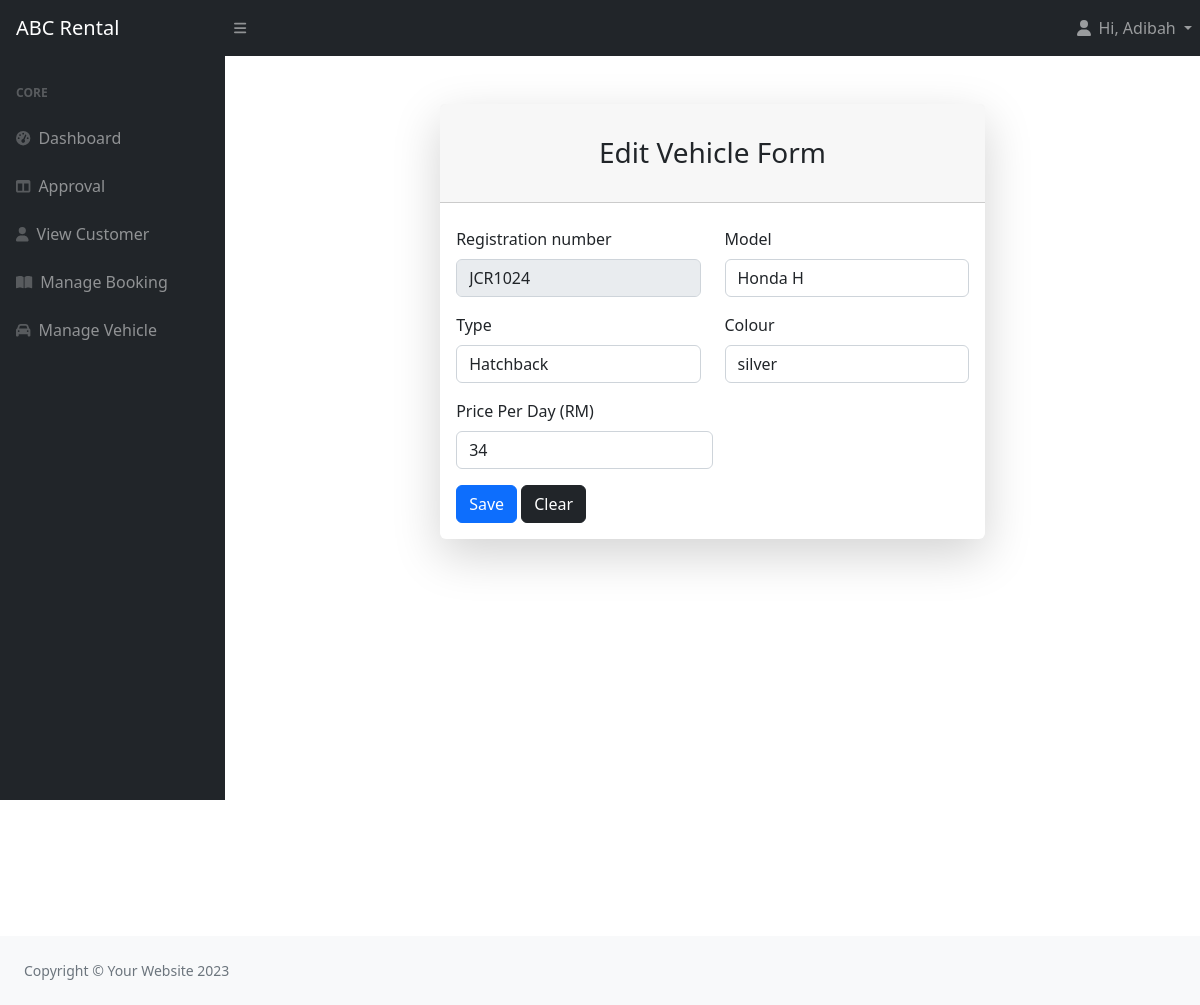
Screenshot of /full_code/staffvehicleedit.php?id=JCR1024 (signed in) with the database file from the repository.
### tables this page shows
CREATE TABLE `tb_user` (
  `u_ic` varchar(15) NOT NULL,
  `u_pwd` varchar(255) NOT NULL,
  `u_name` varchar(100) NOT NULL,
  `u_phone` varchar(20) NOT NULL,
  `u_email` varchar(50) DEFAULT NULL,
  `u_add` varchar(200) NOT NULL,
  `u_lic` varchar(20) NOT NULL,
  `u_type` int(11) NOT NULL
);

CREATE TABLE `tb_vehicle` (
  `v_req` varchar(10) NOT NULL,
  `v_model` varchar(50) NOT NULL,
  `v_type` varchar(20) NOT NULL,
  `v_colour` varchar(20) DEFAULT NULL,
  `v_price` float NOT NULL,
  `v_cond` varchar(200) NOT NULL DEFAULT 'Active'
);

### full_code/staffvehicleedit.php (the view, shortened to what this page needs)
<?php include 'headerstaff.php'; ?>
<?php
if (isset($_GET['id']))
    $v_req = $_GET['id'];
 $sqlu = "SELECT * FROM tb_vehicle WHERE v_req = '$v_req'";
$resultu=mysqli_query($con,$sqlu);
if ($resultu) {
    $rowu = mysqli_fetch_assoc($resultu);
    if ($rowu) {
         $v_req = $rowu['v_req'];
         $v_model = $rowu['v_model'];
         $v_type = $rowu['v_type'];
         $v_price = $rowu['v_price'];
         $v_colour = $rowu['v_colour'];
    } else {
        echo "No user found.";
    }
} else {
    echo "Error executing query: " . mysqli_error($con);
}
?>
<main>
                    <div class="container">
                        <div class="row justify-content-center">
                            <div class="col-lg-7">
                                <div class="card shadow-lg border-0 rounded-lg mt-5">
                                    <div class="card-header"><h3 class="text-center font-weight-light my-4">Edit Vehicle Form</h3></div>
                                    <div class="card-body">
                                        <form method="POST" action="staffvehicleeditprocess.php">
                                            <fieldset>
                                                <div class="row mb-3">
                                                    <div class="col-md-6">
                                                        <label for="ic" class="form-label">Registration number</label>
                                                        <input type="text" name="freq" class="form-control" id="ic" placeholder="Vehicle registration number without space" value="<?php echo $v_req; ?>" required disabled>
                                                    </div>
                                                    <div class="col-md-6">
                                                        <label for="name" class="form-label">Model</label>
                                                        <input type="text" name="fmodel" class="form-control" id="name" placeholder="Enter the model of the vehicle" value="<?php echo $v_model; ?>" required>
                                                    </div>
                                                </div>
                                                <div class="row mb-3">
                                                    <div class="col-md-6">
                                                        <label for="type" class="form-label">Type</label>
                                                        <select name="ftype" class="form-control" id="type" value="<?php echo $v_type; ?>" required>
                                                            <option value="<?php echo $v_type; ?>" selected><?php echo $v_type; ?></option>
                                                        </select>
                                                    </div>
                                                    <div class="col-md-6">
                                                        <label for="pn" class="form-label">Colour</label>
                                                        <input type="text" name="fcolour" class="form-control" id="pn" placeholder="Enter the colour of the vehicle" value="<?php echo $v_colour; ?>" required>
                                                    </div>
                                                </div>
                                                  <div class="col-md-6">
                                                        <label for="pn" class="form-label">Price Per Day (RM)</label>
                                                        <input type="number" name="fprice" class="form-control" id="pn" placeholder="Enter the price per day (RM)" step="0.01" value="<?php echo $v_price; ?>" required>
                                                  </div>
                                                <div class="mt-3">
                                                <button type="submit" class="btn btn-primary">Save</button>
                                                <button type="reset" class="btn btn-dark">Clear</button>
                                            </div>
                                                </div>
                                    </div>
                                    </div>
                                </div>
                            </div>
                        </div>
                    </div>
<br><br><br><br><br><br>
<?php include 'footer.php'; ?>

### full_code/headerstaff.php (shortened to what this page needs)
<?php
    include ('dbconnect.php');
$suic=$_SESSION['suic'];
$sql="SELECT * FROM tb_user
        JOIN tb_type ON tb_user.u_type=tb_type.t_id
      WHERE u_ic=$suic";
$result=mysqli_query($con,$sql);
if ($result) {
    $row = mysqli_fetch_assoc($result);
    if ($row) {
        $u_name = $row['u_name'];
    } else {
        echo "No user found.";
    }
} else {
    echo "Error executing query: " . mysqli_error($con);
}
?>
<!DOCTYPE html>
<html lang="en">
    <head>
        <link href="https://cdn.jsdelivr.net/npm/simple-datatables@7.1.2/dist/style.min.css" rel="stylesheet" />
        <link href="css/styles.css" rel="stylesheet" />
        <link rel="stylesheet" href="https://cdnjs.cloudflare.com/ajax/libs/font-awesome/6.0.0/css/all.min.css" />
        <link rel="stylesheet" href="https://cdn.jsdelivr.net/npm/sweetalert2@11.5.1/dist/sweetalert2.min.css">
        <link rel="stylesheet" href="https://cdnjs.cloudflare.com/ajax/libs/font-awesome/6.0.0/css/all.min.css" />
    </head>
    <body class="sb-nav-fixed">
        <nav class="sb-topnav navbar navbar-expand navbar-dark bg-dark">
            <a class="navbar-brand ps-3" href="staffmain.php">ABC Rental</a>
            <button class="btn btn-link btn-sm order-1 order-lg-0 me-4 me-lg-0" id="sidebarToggle" href="#!"><i class="fas fa-bars"></i></button>
            <ul class="navbar-nav ms-auto ">
                <li class="nav-item dropdown">
                    <a class="nav-link dropdown-toggle" id="navbarDropdown" href="#" role="button" data-bs-toggle="dropdown" aria-expanded="false">
                    <i class="fas fa-user fa-fw"></i> Hi, <?php echo $u_name; ?>
                </a>
                </li>
            </ul>
        </nav>
        <div id="layoutSidenav">
            <div id="layoutSidenav_nav">
                <nav class="sb-sidenav accordion sb-sidenav-dark" id="sidenavAccordion">
                    <div class="sb-sidenav-menu">
                        <div class="nav">
                            <div class="sb-sidenav-menu-heading">Core</div>
                            <a class="nav-link" href="staffmain.php">
                                <div class="sb-nav-link-icon"><i class="fas fa-tachometer-alt"></i></div>
                                Dashboard
                            </a>
                            <a class="nav-link" href="staffapproval.php">
                                <div class="sb-nav-link-icon"><i class="fas fa-columns"></i></div>
                               Approval
                            </a>
                             <a class="nav-link" href="staffcustomer.php">
                                <div class="sb-nav-link-icon"><i class="fas fa-user"></i></div>
                               View Customer
                            </a>
                            <a class="nav-link" href="staffmanage.php">
                                <div class="sb-nav-link-icon"><i class="fas fa-book-open"></i></div>
                               Manage Booking
                            </a>
                            <a class="nav-link" href="staffvehicle.php">
                                <div class="sb-nav-link-icon"><i class="fas fa-car"></i></div>
                               Manage Vehicle
                            </a>
                    </div>
                </nav>
            </div>
            <div id="layoutSidenav_content">

### rows the page displays
tb_user: u_name "Adibah"
tb_vehicle: freq "JCR1024", fmodel "Honda H", ftype "Hatchback", fcolour "silver", fprice "34"
